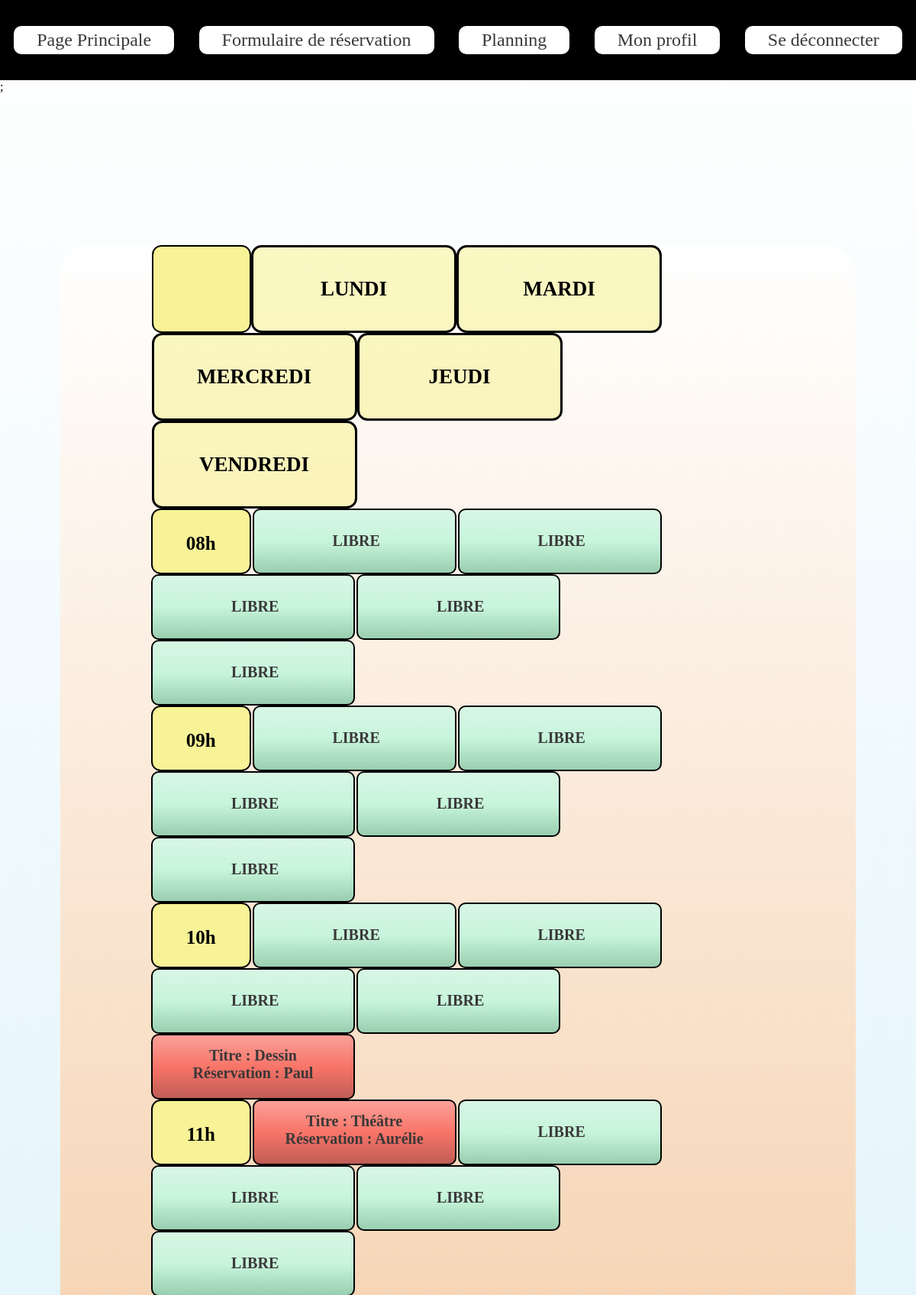
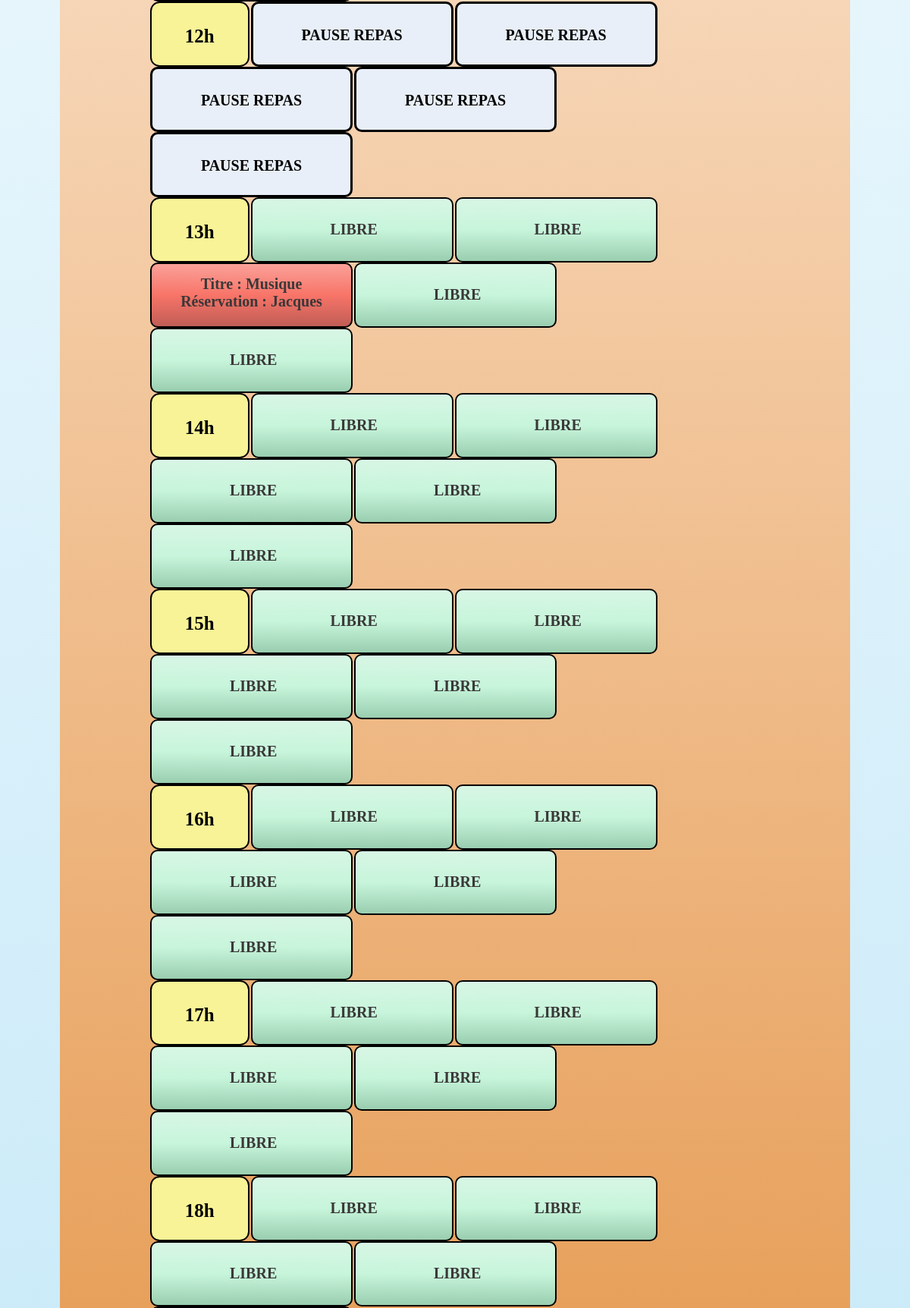
The page /planning.php (signed in, upper part) on the database its author committed (2 pictures, top to bottom).
### tables this page shows
CREATE TABLE IF NOT EXISTS `reservations` (
  `id` int(11) NOT NULL AUTO_INCREMENT,
  `titre` varchar(255) NOT NULL,
  `description` text NOT NULL,
  `debut` datetime NOT NULL,
  `fin` datetime NOT NULL,
  `id_utilisateur` int(11) NOT NULL,
  PRIMARY KEY (`id`)
);

### planning.php (the view, shortened to what this page needs)
<html>
<head>
    <link rel="stylesheet" href="planning.css">
</head>
<?php
include("fonctions.php");
function planning()
{
            $tabdate=array('l','Mon','Tue','Wed','Thu','Fri');
            $tabheure=array('08','09',10,11,12,13,14,15,16,17,18);
            $h=0;
            $j=0;
            while($j<count($tabheure))
            {
                   echo" <tr>";
                    foreach($tabdate as $jour)
                    {
                        $aaa=$jour.$tabheure[$h];
                            $connexion = mysqli_connect("localhost","root","","reservationsalles");
                            $requete="SELECT id,titre,description,debut FROM reservations";
                            $query=mysqli_query($connexion,$requete);
                            $resultat=mysqli_fetch_all($query);
                            $k=0;
                            $l=$jour;
                            while($k<count($resultat))
                            {
                                $jour = $resultat[$k][3][8].$resultat[$k][3][9];
                                $annee = $resultat[$k][3][0].$resultat[$k][3][1].$resultat[$k][3][2].$resultat[$k][3][3];
                                $mois =$resultat[$k][3][5].$resultat[$k][3][6];
                                $heure=$resultat[$k][3][11].$resultat[$k][3][12];
                                $ttt=$resultat[$k][1];
                                $ttt=ucfirst($ttt);
                                $iii=$resultat[$k][0];
                                $timestamp = mktime($heure, 0, 0, $mois, $jour, $annee);
                                $bbb=date('DH', $timestamp);
                                ++$k;
                                if($aaa==$bbb)
                                {
                                    $requete1="SELECT login FROM utilisateurs INNER JOIN reservations ON utilisateurs.id = reservations.id_utilisateur WHERE reservations.id='".$iii."' ";
                                    $query1=mysqli_query($connexion,$requete1);
                                    $resultat1=mysqli_fetch_row($query1);
                                    $nnn=$resultat1[0];
                                    $nnn=ucfirst($nnn);
                                    $id = $iii;
                                    if($nnn!=NULL)
                                    {
                                        echo "<td id='planningtab3'>"."<a class='col' href='reservation.php?id=".$id."'>"."Titre : ".$ttt.'<br/>'."Réservation : ".$nnn."</a>"."<td/>";
                                        break;
                                    }
                                }
                            }
                            if($aaa=='Mon12' or $aaa=='Tue12' or $aaa=='Wed12' or $aaa=='Thu12' or $aaa=='Fri12')
                            {
                                echo '<td id="planningtab4">'.'PAUSE REPAS'.'<td/>';
                            }
                            elseif($aaa!=$bbb)
                            {    $aaa=$tabheure[$h];
                                if($l!="l")
                                {
                                echo '<td id="planningtab">'.'<a href="reservation-form.php">'.' LIBRE'.'</a>'.'<td/>';
                                }
                                else
                                {
                                    echo '<td id="planningtab2">'.$aaa.'h'.'<td/>';
                                }
                            }
                            echo"</td>";
                    }
                ++$h;
                ++$j;
                echo '<br/>';
            }
}
?>
<body>
<div id="page">
    <div id="header"><?php headmenu();?>;</div>
    <div id="content">
        <table>
            <thead class="aligntab">
                <td id="planningtab2"></td>
                <td id="planningtab2bis">LUNDI</td>
                <td id="planningtab2bis">MARDI</td>
                <td id="planningtab2bis">MERCREDI</td>
                <td id="planningtab2bis">JEUDI</td>
                <td id="planningtab2bis">VENDREDI</td>
            </thead>
            <tbody>
                <?php planning();
        ?>
            </tbody>
        </table>
    </div>
</div>
</body>
</html>

### planning.css (style rules this page uses)
body { background:linear-gradient( rgba(255, 255, 255, 0.993),rgb(201, 234, 248)); margin: 0px; }
table { border: 3px ; text-align: center; font-weight: bold; font-size:20px; display: flex; flex-wrap: wrap; border-radius: 2em; background:linear-gradient(white, rgba(235, 145, 60, 0.855)) ; padding:0px 2%; margin: 0px 79px; }
#page { min-height:100vh; display:flex; flex-direction:column; }
#content { flex-grow:1; }
tr { margin: 0px 95px; text-align: center; font-weight: bold; font-size:20px; display: flex; flex-wrap: wrap; }
#planningtab { padding: 29px 129px 0px 103px; width: 31px; height: 53px; border: 2px black solid; background:linear-gradient(rgb(216, 246, 229),rgb(199, 245, 219),rgb(154, 206, 176)) ; border-radius: 0.5em; }
#planningtab4 { padding-top:30px; width: 259px; height: 49px; border: 3px black solid; background-color: rgb(232, 239, 248); border-radius: 0.5em; }
#planningtab2 { width: 124.5px; padding-top:30px; border: 2.5px black solid; background-color: rgb(248, 243, 151); font-size:25px; text-align: center; font-weight: bold; border-radius: 0.5em; }
#planningtab2bis { width: 261px; padding-top: 39px; height: 69px; border: 3px black solid; background-color: rgba(248, 243, 151, 0.572); font-size:27px; text-align: center; font-weight: bold; border-radius: 0.5em; }
#planningtab3 { padding-top:15px; width: 261px; height: 66px; border: 2px black solid; background:linear-gradient(rgb(250, 161, 153),rgb(248, 116, 104),rgb(192, 93, 86)) ; border-radius: 0.5em; }
.col { color:white; }
.aligntab { margin: 0px 0px 0px 0.5px; }
a:link { text-decoration: none; color:rgb(58, 56, 56); }

### rows shown on the page
reservations: titre "Dessin", nnn "Paul"
reservations: titre "Théâtre", nnn "Aurélie"
reservations: titre "Musique", nnn "Jacques"

### other values the page prints
$aaa "08"
$aaa "09"
$aaa "10"
$aaa "11"
$aaa "12"
$aaa "13"
$aaa "14"
$aaa "15"
$aaa "16"
$aaa "17"
$aaa "18"
